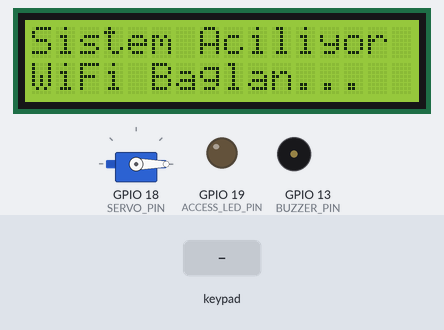
Recording of a sketch running on a simulated ESP32. Parts: 16×2 character LCD, servo, output pins drawn as LEDs (lit = HIGH), buzzer (waves = sounding, pin HIGH). Inputs (shaded band) come from the test bench. WiFi joins after 1.5 s; servers stay silent unless stated; the Firebase database answers and starts empty; what the sketch prints to the serial monitor is not drawn.

Above: at 1.1 s.
At 9.2 s:
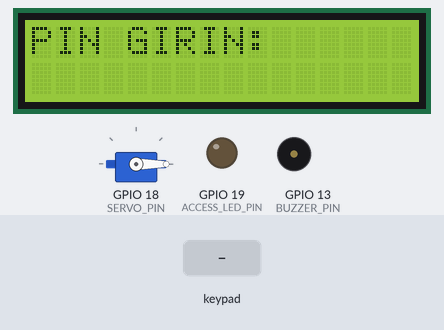
9.3 s: keypad keys 3 2 3 3 2 5 2 6 # pressed 0.4 s apart
At 14.0 s:
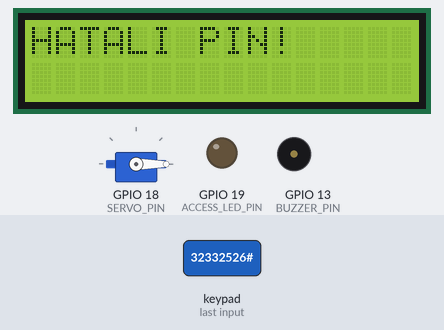
14.4 s: key '#' pressed
At 16.4 s:
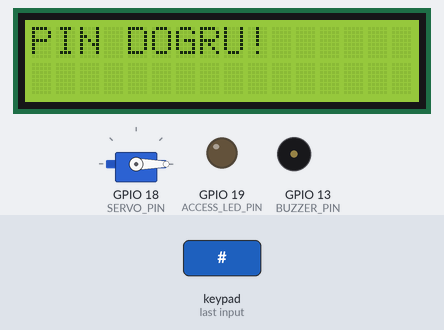
Timing chart, 0 to 17.9 s (numbered marks = the images above; inputs shaded):
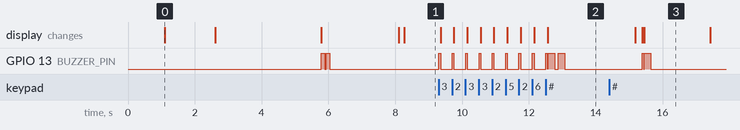

The sketch:

ESP32_Fingerprint.ino
```cpp
#include <WiFi.h>
#include <FirebaseESP32.h>
#include <Keypad.h>
#include <ESP32Servo.h>
#include <Wire.h>
#include <LiquidCrystal_I2C.h>

// --- FIREBASE VE WiFi AYARLARI ---
#define API_KEY "apikey"
#define DATABASE_URL "databaseurl"
#define WIFI_SSID "wifissid"
#define WIFI_PASSWORD "wifipassword"

// --- PİN TANIMLARI ---
#define SERVO_PIN 18
#define BUZZER_PIN 13
#define ACCESS_LED_PIN 19

// LCD ve Keypad Ayarları
LiquidCrystal_I2C lcd(0x27, 16, 2);
const byte ROWS = 4;
const byte COLS = 3;
char keys[ROWS][COLS] = {{'1','2','3'},{'4','5','6'},{'7','8','9'},{'*','0','#'}};
byte rowPins[ROWS] = {32, 33, 25, 26};
byte colPins[COLS] = {27, 14, 12};
Keypad keypad = Keypad(makeKeymap(keys), rowPins, colPins, ROWS, COLS);

// Nesneler
FirebaseData fbdo;
FirebaseConfig config;
FirebaseAuth auth;
Servo myServo;

int hataliGirisSayisi = 0;

// Token durumu callback fonksiyonu
void tokenStatusCallback(TokenInfo info) {
  Serial.print("Token Status: ");
  if (info.status == token_status_ready) {
    Serial.println("READY");
  } else if (info.status == token_status_error) {
    Serial.println("ERROR");
    Serial.println(info.error.message.c_str());
  }
}

void setup() {
  Serial.begin(115200);
  delay(1000);
  Serial.println("\n\n=== SISTEM BASLATILIYOR ===");

  pinMode(BUZZER_PIN, OUTPUT);
  pinMode(ACCESS_LED_PIN, OUTPUT);
  digitalWrite(ACCESS_LED_PIN, LOW);

  // LCD Başlatma
  Serial.println("[1/4] LCD Baslatiiliyor...");
  lcd.init();
  lcd.backlight();
  lcd.print("Sistem Aciliyor");
  Serial.println("      LCD: OK");

  // Servo Başlatma
  Serial.println("[2/4] Servo Baslatiiliyor...");
  myServo.attach(SERVO_PIN);
  myServo.write(0);
  Serial.println("      Servo: OK");

  // WiFi Bağlantısı
  Serial.println("[3/4] WiFi Baglantisi...");
  Serial.print("      SSID: ");
  Serial.println(WIFI_SSID);

  WiFi.begin(WIFI_SSID, WIFI_PASSWORD);
  lcd.setCursor(0, 1);
  lcd.print("WiFi Baglan...");

  int wifiTry = 0;
  while (WiFi.status() != WL_CONNECTED && wifiTry < 20) {
    delay(500);
    Serial.print(".");
    wifiTry++;
  }

  if (WiFi.status() != WL_CONNECTED) {
    Serial.println("\n      WiFi: HATA!");
    Serial.println("      SSID veya Sifre Yanlis!");
    lcd.clear();
    lcd.print("WiFi HATASI!");
    lcd.setCursor(0, 1);
    lcd.print("Kontrol Edin");
    buzzerSes(5, 300);
    while(1) { delay(1000); } // Sistem durur
  }

  Serial.println("\n      WiFi: BAGLANDI");
  Serial.print("      IP: ");
  Serial.println(WiFi.localIP());

  // Firebase Yapılandırması
  Serial.println("[4/4] Firebase Baglantisi...");
  Serial.print("      URL: ");
  Serial.println(DATABASE_URL);
  Serial.print("      API Key: ");
  Serial.println(API_KEY);

  // Firebase config ayarları
  config.api_key = API_KEY;
  config.database_url = DATABASE_URL;
  config.signer.tokens.legacy_token = API_KEY;

  // Token handler ayarları
  config.token_status_callback = tokenStatusCallback;

  // Timeout ayarları
  Firebase.begin(&config, &auth);
  Firebase.reconnectWiFi(true);
  Firebase.setReadTimeout(fbdo, 1000 * 60);
  Firebase.setwriteSizeLimit(fbdo, "tiny");

  // Firebase bağlantı kontrolü için biraz bekle
  lcd.setCursor(0, 1);
  lcd.print("Firebase Test..");
  delay(3000);

  Serial.println("      Firebase basladi, test ediliyor...");

  // Birkaç deneme yap
  bool firebaseOK = false;
  for(int i=0; i<3; i++) {
    Serial.print("      Deneme ");
    Serial.print(i+1);
    Serial.println("/3...");

    if (Firebase.getString(fbdo, "/pin")) {
      Serial.println("      Firebase: BAGLANDI!");
      Serial.print("      PIN Okundu: ");
      Serial.println(fbdo.stringData());
      firebaseOK = true;
      break;
    } else {
      Serial.println("      HATA!");
      Serial.print("      HTTP Code: ");
      Serial.println(fbdo.httpCode());
      Serial.print("      Hata Mesaji: ");
      Serial.println(fbdo.errorReason());
      delay(2000);
    }
  }

  if (!firebaseOK) {
    Serial.println("\n!!! FIREBASE BAGLANTI HATASI !!!");
    Serial.println("Olasi Sorunlar:");
    Serial.println("1. Database URL yanlis (https:// ile baslayip .com ile bitmeli)");
    Serial.println("2. API Key yanlis");
    Serial.println("3. Firebase veritabani kurallari kapali");
    Serial.println("4. Internet baglantisi zayif");

    lcd.clear();
    lcd.print("Firebase HATA!");
    lcd.setCursor(0, 1);
    lcd.print("Serial Kontrol");
    buzzerSes(5, 300);

    // Sistem durmaz, varsayılan PIN ile devam eder
    Serial.println("\n>>> Sistem VARSAYILAN PIN ile devam ediyor <<<");
    delay(3000);
  }

  lcd.clear();
  lcd.print("Sistem Hazir!");
  Serial.println("\n=== SISTEM HAZIR ===\n");
  buzzerSes(2, 100);
  delay(2000);
}

void loop() {
  // WiFi bağlantı kontrolü
  if (WiFi.status() != WL_CONNECTED) {
    Serial.println("\n!!! WiFi Baglanti Koptu !!!");
    lcd.clear();
    lcd.print("WiFi Koptu!");
    lcd.setCursor(0, 1);
    lcd.print("Yeniden Baglan");
    buzzerSes(3, 200);

    WiFi.begin(WIFI_SSID, WIFI_PASSWORD);
    int retry = 0;
    while (WiFi.status() != WL_CONNECTED && retry < 20) {
      delay(500);
      Serial.print(".");
      retry++;
    }

    if (WiFi.status() == WL_CONNECTED) {
      Serial.println("\nWiFi Tekrar Baglandi!");
      lcd.clear();
      lcd.print("WiFi OK!");
      delay(1000);
    } else {
      Serial.println("\nWiFi Baglanamiyor!");
      delay(5000);
      return;
    }
  }

  lcd.clear();
  lcd.print("PIN GIRIN:");
  lcd.setCursor(0, 1);
  lcd.print("Hak: " + String(3 - hataliGirisSayisi));

  if (checkPIN()) {
    hataliGirisSayisi = 0;
    lcd.clear();
    lcd.print("PIN DOGRU!");
    buzzerSes(1, 200);
    delay(1500);

    waitForFingerprint();
  } else {
    hataliGirisSayisi++;
    lcd.clear();
    lcd.print("HATALI PIN!");
    buzzerSes(2, 200);

    if (hataliGirisSayisi >= 3) {
      alarmVer();
    }
    delay(2000);
  }
}

// Tuş sesi
void bip() {
  digitalWrite(BUZZER_PIN, HIGH);
  delay(50);
  digitalWrite(BUZZER_PIN, LOW);
}

// Buzzer sesleri
void buzzerSes(int tekrar, int sure) {
  for(int i=0; i<tekrar; i++) {
    digitalWrite(BUZZER_PIN, HIGH);
    delay(sure);
    digitalWrite(BUZZER_PIN, LOW);
    delay(sure/2);
  }
}

void alarmVer() {
  lcd.clear();
  lcd.print("SISTEM KILITLI!");
  lcd.setCursor(0, 1);
  lcd.print("ALARM AKTIF!");

  for(int i=0; i<20; i++) {
    buzzerSes(1, 300);
    delay(100);
  }
  hataliGirisSayisi = 0;
  delay(2000);
}

bool checkPIN() {
  // Firebase'den PIN çek
  String firebasePin = "1234"; // Varsayılan

  Serial.println("\n--- PIN Kontrolu ---");
  Serial.println("Firebase'den PIN cekiliyor...");

  if (Firebase.getString(fbdo, "/pin")) {
    firebasePin = fbdo.stringData();
    Serial.print("PIN Basariyla Okundu: ");
    Serial.println(firebasePin);
  } else {
    Serial.println("HATA: Firebase'den PIN cekilemedi!");
    Serial.print("Hata Kodu: ");
    Serial.println(fbdo.errorReason());
    Serial.println("Varsayilan PIN kullaniliyor: 1234");

    lcd.clear();
    lcd.print("Firebase Hata!");
    lcd.setCursor(0, 1);
    lcd.print("Varsayilan PIN");
    buzzerSes(2, 150);
    delay(2000);
  }

  String input = "";
  lcd.clear();
  lcd.print("PIN GIRIN:");
  lcd.setCursor(0, 1);
  lcd.print("                ");
  lcd.setCursor(0, 1);

  unsigned long startTime = millis();
  while (millis() - startTime < 30000) {
    char key = keypad.getKey();
    if (key) {
      bip();

      if (key == '#') {
        Serial.print("Girilen PIN: ");
        Serial.println(input);
        Serial.print("Beklenen PIN: ");
        Serial.println(firebasePin);

        if (input == firebasePin) {
          Serial.println("Sonuc: DOGRU\n");
          return true;
        } else {
          Serial.println("Sonuc: YANLIS\n");
          return false;
        }
      }
      else if (key == '*') {
        if (input.length() > 0) {
          input.remove(input.length() - 1);
          lcd.setCursor(0, 1);
          lcd.print("                ");
          lcd.setCursor(0, 1);
          for(int i=0; i<input.length(); i++) lcd.print("*");
        }
      }
      else if (input.length() < 10) {
        input += key;
        lcd.setCursor(input.length()-1, 1);
        lcd.print("*");
      }
    }
  }

  Serial.println("Timeout: PIN girilmedi\n");
  return false;
}

void waitForFingerprint() {
  Serial.println("\n--- Parmak Izi Kontrolu ---");

  // LED durumunu sıfırla
  Serial.println("LED status sifirlaniyor...");
  if (Firebase.setInt(fbdo, "/led/status", 0)) {
    Serial.println("LED status: 0 (BASARILI)");
  } else {
    Serial.println("HATA: LED status sifirlanamadi!");
    Serial.print("Hata Kodu: ");
    Serial.println(fbdo.errorReason());
  }

  lcd.clear();
  lcd.print("PARMAK IZI");
  lcd.setCursor(0, 1);
  lcd.print("BEKLENIYOR...");

  unsigned long start = millis();
  int checkCount = 0;

  while (millis() - start < 60000) {
    checkCount++;

    // LED status kontrolü
    if (Firebase.getInt(fbdo, "/led/status")) {
      int ledStatus = fbdo.intData();

      if (checkCount % 10 == 0) { // Her 5 saniyede bir logla
        Serial.print("LED Status Kontrol #");
        Serial.print(checkCount);
        Serial.print(": ");
        Serial.println(ledStatus);
      }

      if (ledStatus == 1) {
        Serial.println("\n*** PARMAK IZI ONAYLANDI! ***");

        // Erişim onaylandı!
        lcd.clear();
        lcd.print("ERISIM VERILDI!");
        digitalWrite(ACCESS_LED_PIN, HIGH);
        buzzerSes(3, 150);

        // Servo aç
        Serial.println("Servo 90 dereceye donuyor...");
        myServo.write(90);
        lcd.setCursor(0, 1);
        lcd.print("Kapi Aciliyor...");
        delay(5000);

        // Servo kapat
        Serial.println("Servo 0 dereceye donuyor...");
        myServo.write(0);
        digitalWrite(ACCESS_LED_PIN, LOW);

        // Firebase'i sıfırla
        Serial.println("LED status tekrar sifirlaniyor...");
        if (Firebase.setInt(fbdo, "/led/status", 0)) {
          Serial.println("LED status: 0 (Sistem Sifirlandi)");
        } else {
          Serial.println("UYARI: LED status sifirlanamadi!");
        }

        lcd.clear();
        lcd.print("Kapi Kapandi!");
        Serial.println("Islem Tamamlandi!\n");
        delay(2000);
        return;
      }
    } else {
      if (checkCount == 1) { // İlk hatayı logla
        Serial.println("HATA: LED status okunamadi!");
        Serial.print("Hata Kodu: ");
        Serial.println(fbdo.errorReason());
      }
    }
    delay(500);
  }

  Serial.println("TIMEOUT: 60 saniye doldu, parmak izi girilmedi\n");
  lcd.clear();
  lcd.print("Zaman Asimi!");
  buzzerSes(2, 500);
  delay(2000);
}
```

Measured:
- after the input at 9.3 s, GPIO 13 (BUZZER_PIN): goes 8 × (HIGH 0.05 s, LOW 0.34 s), HIGH 0.05 s, LOW 0.01 s, HIGH 0.20 s, LOW 0.10 s, HIGH 0.20 s, then LOW, starting at once; the display: first changes after 0.06 s (image 2 shows a later state)
- after the input at 14.4 s, GPIO 13 (BUZZER_PIN): LOW → HIGH after 0.99 s, → LOW 0.05 s later, → HIGH 0.01 s later, → LOW 0.20 s later; the display: first differs from a run without the input after 1.1 s (image 3)
- what the display in image 0 shows lasts 1.5 s, from 1.1 s to 2.6 s
